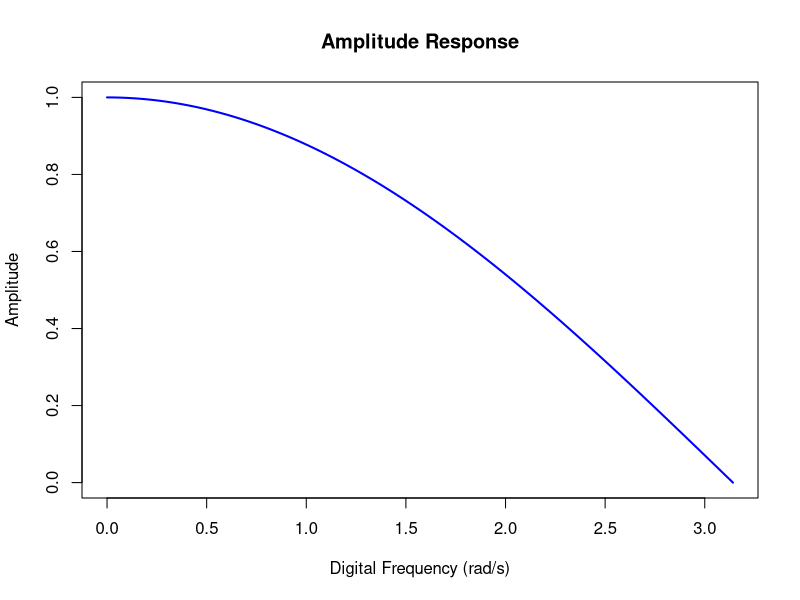
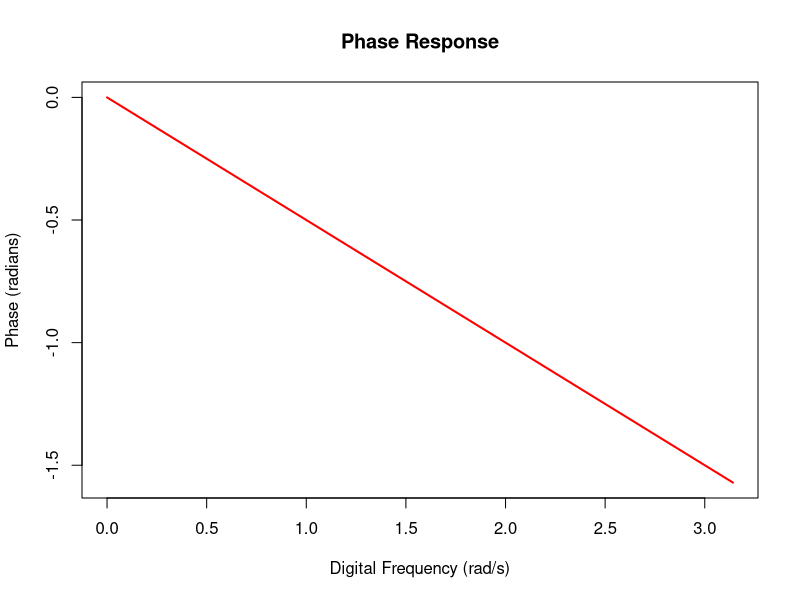

The R script that drew these images, in order:
# This script calculates the frequency response H(z) for y[n] = 0.5[x(n) + x[n−1]], 
# and plots the amplitude and phase. The processor is identified as a FIR type.

# Load necessary library
library(ggplot2)

# Define digital frequency range
digital_frequency <- seq(from = 0, to = pi, by = pi / 100)

# Calculate the frequency response H(z)
frequency_response <- 0.5 + 0.5 * exp(complex(real = 0, imaginary = -digital_frequency))

# Compute amplitude and phase
amplitude <- abs(frequency_response)
phase <- Arg(frequency_response)

# Plot amplitude response
plot(digital_frequency, amplitude, type = 'l', col = "blue", lwd = 2, 
     xlab = "Digital Frequency (rad/s)", ylab = "Amplitude", 
     main = "Amplitude Response")

# Plot phase response
plot(digital_frequency, phase, type = 'l', col = "red", lwd = 2, 
     xlab = "Digital Frequency (rad/s)", ylab = "Phase (radians)", 
     main = "Phase Response")

# Processor Type
# This is a FIR (Finite Impulse Response) processor, as it depends only on the input and is non-recursive.
